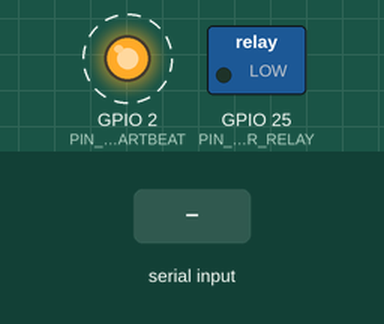
Recording of a program running on a simulated ESP32. Shown: switched loads named in the program (green lamp = pin HIGH), output pins drawn as LEDs (lit = HIGH). Dashed ring = blinking. Inputs (shaded band) come from the test bench. Random numbers use the default seed unless the program sets one; pins used as bus, display or sensor lines are not drawn; what the program prints to the serial monitor is not drawn.

Above: at 1.2 s.
1.3 s: "status\n" received over Serial
3.9 s: "shed\n" received over Serial
5.5 s: "load\n" received over Serial
Timing chart, 0 to 13.1 s (numbered marks = the images above; inputs shaded):
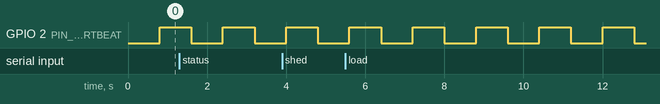

Measured:
- by itself, GPIO 2 (PIN_WATCHDOG_HEARTBEAT): alternates HIGH for 0.80 s and LOW for 0.80 s

The program:

main.cpp
```cpp
/*
 * EcoSidecar-360 — Node 1 Firmware (RECONSTRUCTED REFERENCE)
 * ==========================================================
 * IMPORTANT — READ FIRST
 * - No original main.cpp was attached to the build request in this session.
 *   This file is reconstructed from the project spec (Rev 2.3 dossier +
 *   task description). If you have the original, diff it against this file
 *   and keep YOUR pin definitions — do not blindly overwrite.
 * - DEFAULT MODE IS SIMULATION-ONLY. No live actuator is driven.
 *   Physical actuation requires: SIMULATION_ONLY=0, ENABLE_ACTUATION=1,
 *   and a site safety review. See docs/safety-limitations.md.
 * - Interfaces marked DECLARED are pin/ bus definitions only; the driver
 *   code behind them is not yet implemented and must not be claimed as such.
 *
 * Features (as described): 15-min demand window + projection, compressor
 * load-shed logic, pressure-abort, OLED output, flue O2 + draft simulation,
 * damper stepper simulation, serial test commands, watchdog heartbeat.
 */
#include <Arduino.h>
#include <Wire.h>

// ---------- Safety configuration (do not change casually) ----------
#ifndef SIMULATION_ONLY
#define SIMULATION_ONLY 1
#endif
#define ENABLE_ACTUATION 0   // must stay 0 until safety review is signed off

// ---------- Pin definitions (PRESERVE from original where known) ----------
// DECLARED interfaces — drivers not fully implemented yet:
#define PIN_RS485_DE        4    // RS-485 driver enable (DECLARED)
#define PIN_RS485_RX        16   // RS-485 / energy meter UART RX (DECLARED)
#define PIN_RS485_TX        17   // RS-485 / energy meter UART TX (DECLARED)
#define PIN_MODEM_RX        26   // 4G modem UART RX (DECLARED)
#define PIN_MODEM_TX        27   // 4G modem UART TX (DECLARED)
#define PIN_SD_CS           5    // SD card SPI CS (DECLARED)
#define PIN_OLED_SDA        21   // I2C OLED
#define PIN_OLED_SCL        22
#define PIN_STEPPER_STEP    12   // Damper stepper STEP (SIMULATED by default)
#define PIN_STEPPER_DIR     13   // Damper stepper DIR  (SIMULATED by default)
#define PIN_STEPPER_EN      14   // Stepper enable — held DISABLED in sim mode
#define PIN_COMPRESSOR_RELAY 25  // Load-shed relay — NEVER driven in sim mode
#define PIN_WATCHDOG_HEARTBEAT 2 // Heartbeat LED / external WDT feed

// ---------- Control constants (from Rev 2.3 model, Plant R1) ----------
static const float CONTRACT_KVA   = 75.0f;
static const float DEMAND_TRIGGER = 69.0f;   // 92% of contract
static const uint32_t WINDOW_MS   = 15UL * 60UL * 1000UL;
static const float PRESSURE_FLOOR_BAR = 5.5f; // abort shed below this
static const float PRESSURE_ABORT_BAR = 5.2f;
static const int   DAMPER_BASE_DEG = 35;
static const int   DAMPER_AUTHORITY_DEG = 15; // hard bound ±15°

// ---------- State ----------
static uint32_t windowStartMs = 0;
static float windowSumKva = 0; static uint32_t windowSamples = 0;
static bool compressorLoaded = true;
static uint32_t shedUntilMs = 0;
static float simPressureBar = 6.9f;
static float simFlueO2 = 10.8f;      // SIMULATED zirconia reading
static float simDraftPa = -8.0f;     // SIMULATED draft
static int   damperTrimDeg = 0;      // SIMULATED trim
static uint32_t lastTickMs = 0, lastHeartbeatMs = 0;

// ---------- Simulation inputs (replace with real drivers later) ----------
static float readApparentPowerKva_SIM() {
  // Demo waveform around 70 kVA. NOT a measurement.
  float t = millis() / 1000.0f;
  return 70.8f + 2.3f * sinf(t / 43.0f) + (random(-100, 101) / 100.0f) * 0.6f
         - (compressorLoaded ? 0.0f : 5.5f);
}
static float readPressureBar_SIM() {
  simPressureBar += compressorLoaded ? 0.01f : -0.008f;
  simPressureBar = constrain(simPressureBar, 6.2f, 7.6f);
  return simPressureBar;
}
static void updateThermalSim() {
  simFlueO2 += (10.8f - simFlueO2) * 0.02f + (random(-10, 11) / 1000.0f);
  simDraftPa += (-8.0f - simDraftPa) * 0.03f + (random(-10, 11) / 100.0f);
}

// ---------- Outputs ----------
static void setCompressorLoaded(bool loaded, const char* reason) {
#if SIMULATION_ONLY || !ENABLE_ACTUATION
  // Simulation: change state + log only. No GPIO is driven.
  compressorLoaded = loaded;
  Serial.printf("[SIM] Compressor -> %s (%s) — NO physical output driven\n",
                loaded ? "LOADED" : "UNLOADED", reason);
#else
  // Real actuation path intentionally left unimplemented pending review.
  (void)loaded; (void)reason;
#endif
}
static void setDamperTrim_SIM(int deg) {
  damperTrimDeg = constrain(deg, -DAMPER_AUTHORITY_DEG, DAMPER_AUTHORITY_DEG);
#if !SIMULATION_ONLY && ENABLE_ACTUATION
  // TODO(reviewed): step motor here — bounded, with clutch/return-spring check.
#endif
}
static void oledPrint(float kva, float projected, float o2) {
  // OLED driver calls are stubbed so firmware compiles without the display
  // attached in CI. Wire Adafruit_SSD1306 here on the bench build.
  Serial.printf("[OLED] %.1f kVA | proj %.1f | O2 %.1f%% | damper %d deg\n",
                kva, projected, o2, DAMPER_BASE_DEG + damperTrimDeg);
}

// ---------- Demand window ----------
static float projectedDemandKva() {
  if (!windowSamples) return 0;
  return windowSumKva / windowSamples; // persists-average model (documented)
}
static void demandTick() {
  float kva = readApparentPowerKva_SIM();
  float pressure = readPressureBar_SIM();
  windowSumKva += kva; windowSamples++;
  if (millis() - windowStartMs >= WINDOW_MS) {
    windowStartMs = millis(); windowSumKva = 0; windowSamples = 0;
    Serial.println("[WINDOW] New 15-minute demand window");
  }
  float projected = projectedDemandKva();
  // Pressure-abort has priority over any shed decision.
  if (shedUntilMs && millis() < shedUntilMs && pressure < PRESSURE_ABORT_BAR) {
    shedUntilMs = 0; setCompressorLoaded(true, "PRESSURE ABORT");
  } else if (!shedUntilMs && projected >= DEMAND_TRIGGER && pressure > PRESSURE_FLOOR_BAR) {
    shedUntilMs = millis() + 210000UL; // 210 s shed, as in the R1 model
    setCompressorLoaded(false, "demand projection over trigger");
  } else if (shedUntilMs && millis() >= shedUntilMs) {
    shedUntilMs = 0; setCompressorLoaded(true, "shed interval complete");
  }
  oledPrint(kva, projected, simFlueO2);
}

// ---------- Serial test commands ----------
static void handleSerial() {
  if (!Serial.available()) return;
  String cmd = Serial.readStringUntil('\n'); cmd.trim();
  if (cmd == "status") {
    Serial.printf("kVA proj=%.1f pressure=%.1f O2=%.1f draft=%.1f trim=%d sim=%d\n",
      projectedDemandKva(), simPressureBar, simFlueO2, simDraftPa, damperTrimDeg, SIMULATION_ONLY);
  } else if (cmd == "shed")   setCompressorLoaded(false, "serial test");
  else if (cmd == "load")     setCompressorLoaded(true, "serial test");
  else if (cmd.startsWith("trim ")) setDamperTrim_SIM(cmd.substring(5).toInt());
  else if (cmd == "help")     Serial.println("Commands: status | shed | load | trim <-15..15> | help");
  else if (cmd.length())      Serial.println("Unknown command — try: help");
}

void setup() {
  Serial.begin(115200);
  // Safe output init: everything de-energised / disabled at boot.
  pinMode(PIN_STEPPER_EN, OUTPUT);       digitalWrite(PIN_STEPPER_EN, HIGH); // disabled (active-low driver assumed — VERIFY on bench)
  pinMode(PIN_COMPRESSOR_RELAY, OUTPUT); digitalWrite(PIN_COMPRESSOR_RELAY, LOW);
  pinMode(PIN_WATCHDOG_HEARTBEAT, OUTPUT);
  windowStartMs = millis();
  Serial.println("EcoSidecar-360 Node 1 — SIMULATION ONLY — no live actuation");
}

void loop() {
  handleSerial();
  if (millis() - lastHeartbeatMs >= 800) { // 1.6 s watchdog period, toggled
    lastHeartbeatMs = millis();
    digitalWrite(PIN_WATCHDOG_HEARTBEAT, !digitalRead(PIN_WATCHDOG_HEARTBEAT));
  }
  if (millis() - lastTickMs >= 2000) { lastTickMs = millis(); updateThermalSim(); demandTick(); }
}
```
